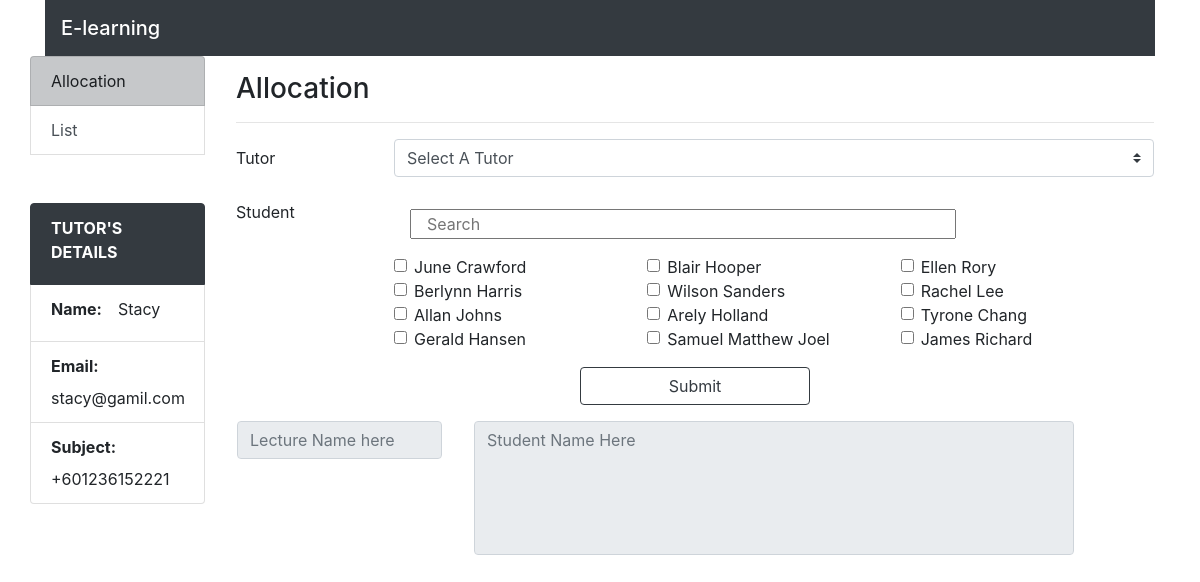
/Admin_dashboard.php, run on the app's committed database.
### tables this page shows
CREATE TABLE `student` (
  `studId` int(11) NOT NULL,
  `username` varchar(50) NOT NULL,
  `password` varchar(50) NOT NULL,
  `firstName` varchar(50) NOT NULL,
  `lastName` varchar(50) NOT NULL,
  `email` varchar(50) NOT NULL,
  `role` varchar(30) NOT NULL DEFAULT 'student'
);

### include/function.php (the view, shortened to what this page needs)
<?php
function query($sql) {
  global $connection;
  return mysqli_query($connection, $sql);
}
function get_student(){
  $query = query("SELECT * FROM student");
    while($row = mysqli_fetch_array($query)){
$student_links = <<<DELIMETER
<div class="form-check col-lg-4 col-md-6 col-xm-12 checkstudent"> <input class="form-check-input student" type="checkbox" name="checkBoxArray[]" value="{$row["studId"]}" id="{$row["studId"]}"> <label class="form-check-label" for="{$row["studId"]}"> {$row['firstName']}  {$row['lastName']}</label> </div>
DELIMETER;
echo $student_links;
   }
}
?>

### data on the page
student: firstName "June", lastName "Crawford"
student: firstName "Blair", lastName "Hooper"
student: firstName "Ellen", lastName "Rory"
student: firstName "Berlynn", lastName "Harris"
student: firstName "Wilson", lastName "Sanders"
student: firstName "Rachel", lastName "Lee"
student: firstName "Allan", lastName "Johns"
student: firstName "Arely", lastName "Holland"
student: firstName "Tyrone", lastName "Chang"
student: firstName "Gerald", lastName "Hansen"
student: firstName "Samuel Matthew", lastName "Joel"
student: firstName "James", lastName "Richard"

### other printed values
$value "Allocation"
$value "List"
$L_name "Stacy"
$L_Email "stacy@gamil.com"
$L_PhoneNumber "+601236152221"
